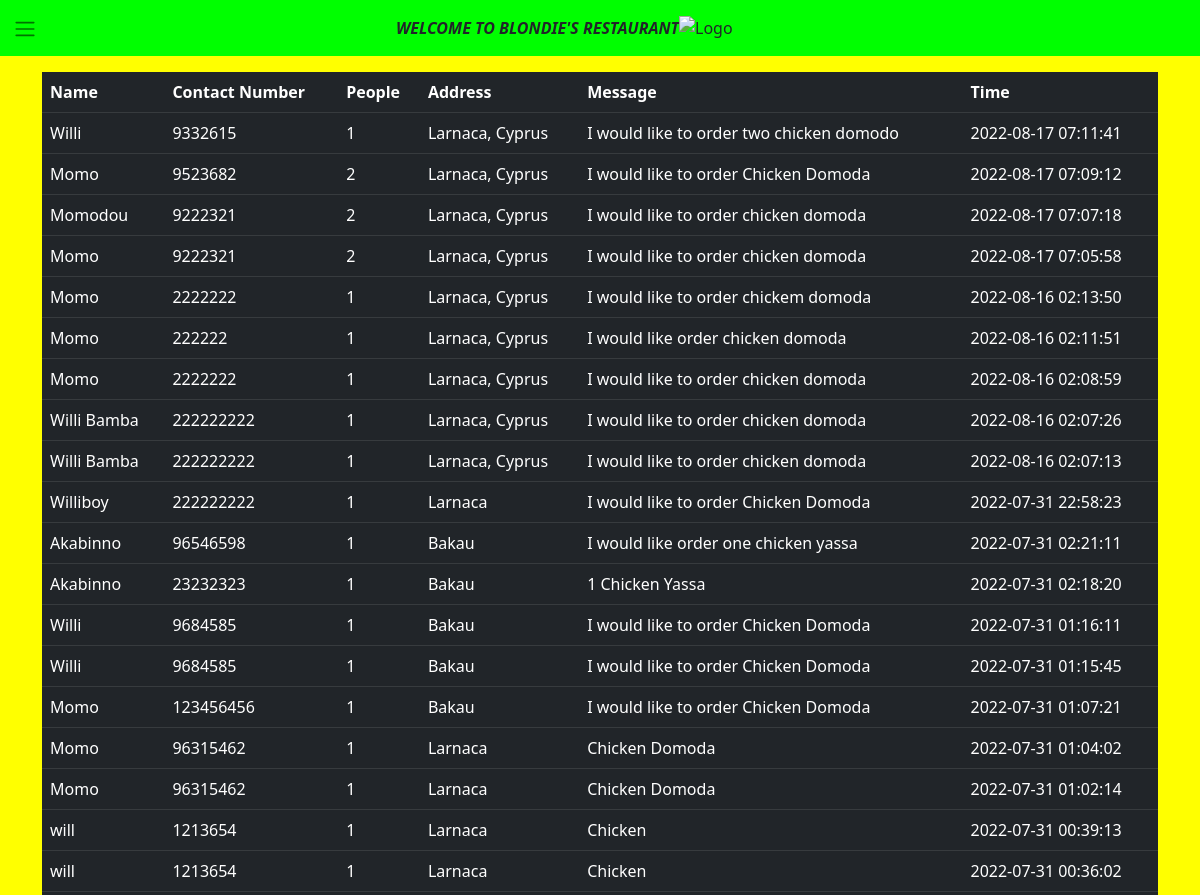
The page /orders (signed in, upper part) on the database as committed earlier.
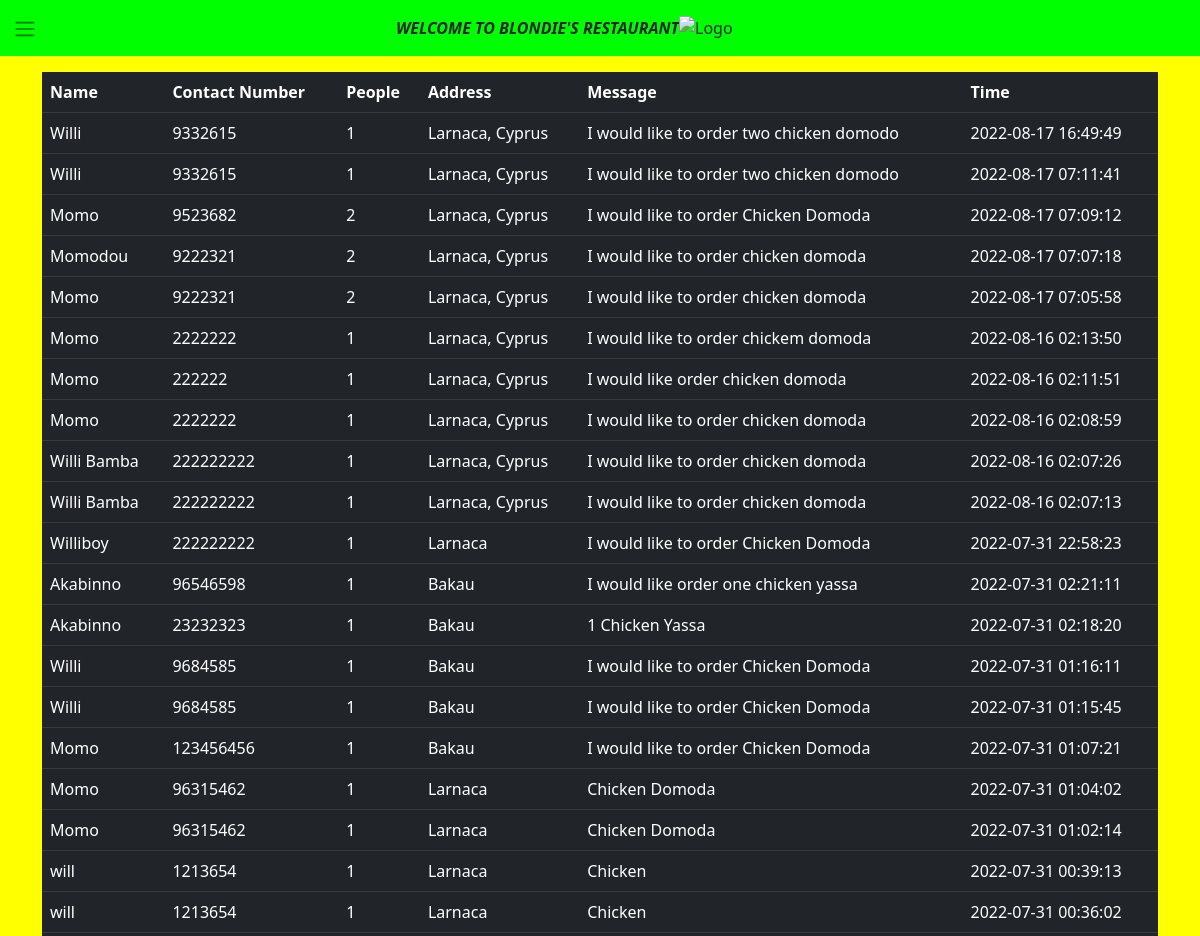
The same page on the database as committed later.
### tables this page shows
CREATE TABLE ORDERS(orderr_id INTEGER PRIMARY KEY AUTOINCREMENT,  name TEXT NOT NULL, contact_number NUMBER NOT NULL, people INT NOT NULL, address CHAR(50), message TEXT NOT NULL, time TIMESTAMP DEFAULT CURRENT_TIMESTAMP);

### app.py (the view)
@app.route("/orders")
@login_required
def orders():
    con.execute('SELECT name, contact_number, people, address, message, time FROM ORDERS ORDER BY time DESC')
    Orders = con.fetchall()
    return render_template("orders.html", Orders=Orders)

### app.py (called while the page is built)
def login_required(f):
    @wraps(f)
    def decorated_function(*args, **kwargs):
        if session.get("user_id") is None:
            return redirect("/login")
        return f(*args, **kwargs)
    return decorated_function

### templates/orders.html (shortened to what this page needs)
{% extends "layout.html" %}
{% block content %}
    <table class="table table-stiped table-dark">
        <thead>
            <tr>
                <th>Name</th>
                <th>Contact Number</th>
                <th>People</th>
                <th>Address</th>
                <th>Message</th>
                <th>Time</th>
            </tr>
        </thead>
        <tbody>
            {% for order in Orders %}
            <tr>
                <td> {{ order[0] }} </td>
                <td> {{ order[1] }} </td>
                <td> {{ order[2] }} </td>
                <td> {{ order[3] }} </td>
                <td> {{ order[4] }} </td>
                <td> {{ order[5] }} </td>
            </tr>
            {% endfor %}
        </tbody>
    </table>
{% endblock %}

### templates/layout.html (shortened to what this page needs)
<!DOCTYPE html>
<html lang="en">
    <head>
        <link href="https://cdn.jsdelivr.net/npm/bootstrap@5.2.0-beta1/dist/css/bootstrap.min.css" rel="stylesheet">
        <link href="../static/style.css" rel="stylesheet">
    </head>
    <body class="d-flex flex-column min-vh-100">
        <header class="sticky-top" style="background-color:lime">
            <nav class="navbar container-fluid">
                <button class="btn" type="button" id="dropdownMenuButton" data-bs-toggle="dropdown" aria-expanded="false" aria-label="Toggle navigation">
                  <span class="navbar-toggler-icon"></span>
                </button>
            </nav>
            <div class="position-absolute top-50 start-50 translate-middle align-items-center" style="display: flex;">
                <a class="navbar-brand"><b><i>WELCOME TO BLONDIE'S RESTAURANT</i></b></a>
                <img class="img-fluid" src="../static/images/logo1.png" width="125" alt="Logo">
            </div>
        </header>
        <main class="container my-3">
            {% block content %} {% endblock %}
        </main>
    </body>
</html>

### static/style.css (style rules this page uses)
body { box-sizing: border-box; background-color: yellow; }
*, *:before, *:after { box-sizing: inherit; }

Rows that differ between the two databases and show on the page:
added ORDERS: name "Willi", contact_number "9332615", people "1", address "Larnaca, Cyprus", message "I would like to order two chicken domodo", time "2022-08-17 16:49:49"
